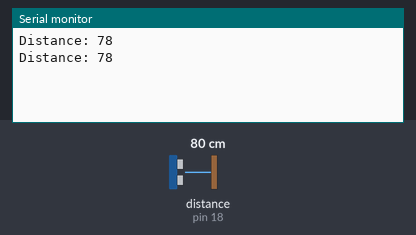
A sketch run on a simulated Arduino Uno, built with avr-gcc and run on an emulated ATmega328P. Parts: the last lines printed to the serial monitor. Wiring (inferred from the names in the program): ultrasonic range finder: trigger pin 5; echo pin 18. The test bench sets the inputs (shaded band); at power-on: distance to the obstacle (sensor on pin 18) 80 cm. The echo pulse lasts 58.3 µs per cm.

Above: at 1.8 s.
1.9 s: distance to the obstacle (sensor on pin 18) set to 2 cm
At 2.4 s:
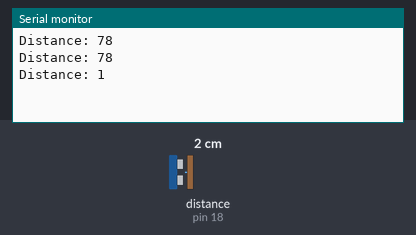
3.4 s: distance to the obstacle (sensor on pin 18) set to 4 cm
At 4.8 s:
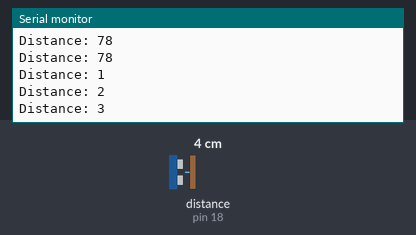
Timing chart, 0 to 6.4 s (numbered marks = the images above; inputs shaded):
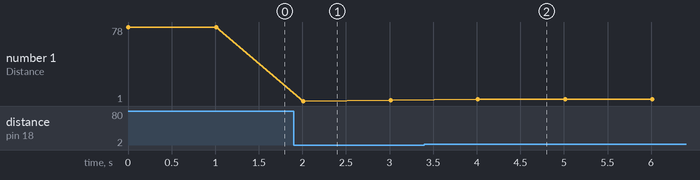

The sketch:

ultrasonic_sensor.ino
```cpp
#define trigPin 5
#define echoPin 18
void setup() {
Serial.begin(9600);
pinMode(trigPin, OUTPUT);
pinMode(echoPin, INPUT);
}
void loop() {
long duration, distance;
digitalWrite(trigPin, LOW);
delayMicroseconds(2);
digitalWrite(trigPin, HIGH);
delayMicroseconds(10);
digitalWrite(trigPin, LOW);
duration = pulseIn(echoPin, HIGH);
distance = (duration * 0.034) / 2;
Serial.print("Distance: ");
Serial.println(distance);
delay(1000);
}
```

Measured:
- after the input at 1.9 s, the serial monitor: prints a new line after 0.11 s (image 1)
- after the input at 3.4 s, the serial monitor: prints a new line after 0.61 s (image 2)
- plotted number 1: 78 → 2 after the input at 1.9 s, 2 → 3 after the input at 3.4 s
